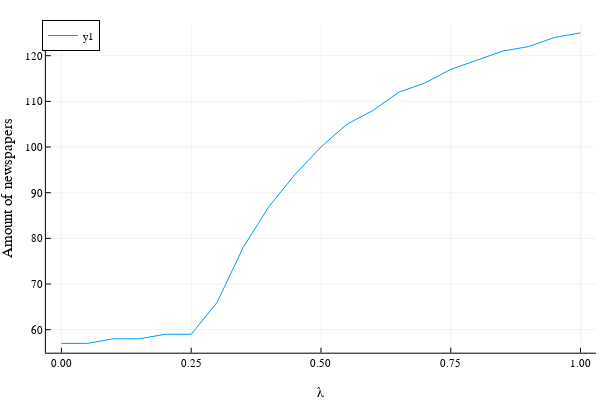

Write notebook code for a chart like this one.
### Code cell
xs = collect(0.00:0.05:1.0)
ys = zeros(length(xs))
for i = 1:length(xs)
    ys[i] = ConvexCombinationDEP(xs[i])[2]
end

Plots.plot(xs, ys, xlabel = "λ", ylabel = "Amount of newspapers", legend = :topleft)

### Figure 1 — Plotly figure (JSON) as saved in the notebook; plotly's stock layout.template omitted (floating-point values rounded to 4 significant figures)
{"data": [{"colorbar": {"title": ""}, "legendgroup": "y1", "line": {"color": "rgba(0, 154, 250, 1.000)", "dash": "solid", "shape": "linear", "width": 1}, "mode": "lines", "name": "y1", "showlegend": true, "type": "scatter", "x": [0, 0.05, 0.1, 0.15, 0.2, 0.25, 0.3, 0.35, 0.4, 0.45, 0.5, 0.55, 0.6, 0.65, 0.7, 0.75, 0.8, 0.85, 0.9, 0.95, 1], "xaxis": "x", "y": [57, 57, 58.0, 58.0, 59, 59, 66, 78, 87, 94, 100, 105, 108, 112, 114, 117, 119, 121, 122, 124, 125], "yaxis": "y", "zmax": null, "zmin": null}], "layout": {"annotations": [], "height": 400, "legend": {"bgcolor": "rgba(255, 255, 255, 1.000)", "bordercolor": "rgba(0, 0, 0, 1.000)", "borderwidth": 1, "font": {"color": "rgba(0, 0, 0, 1.000)", "family": "sans-serif", "size": 11}, "title": {"font": {"color": "rgba(0, 0, 0, 1.000)", "family": "sans-serif", "size": 15}, "text": ""}, "tracegroupgap": 0, "traceorder": "normal", "x": 0.07, "xanchor": "left", "y": 1, "yanchor": "top"}, "margin": {"b": 20, "l": 0, "r": 0, "t": 20}, "paper_bgcolor": "rgba(255, 255, 255, 1.000)", "plot_bgcolor": "rgba(255, 255, 255, 1.000)", "showlegend": true, "width": 600, "xaxis": {"anchor": "y", "domain": [0.07647, 0.9934], "gridcolor": "rgba(0, 0, 0, 0.100)", "gridwidth": 0.5, "linecolor": "rgba(0, 0, 0, 1.000)", "mirror": false, "range": [-0.03, 1.03], "showgrid": true, "showline": true, "showticklabels": true, "tickangle": 0, "tickcolor": "rgb(0, 0, 0)", "tickfont": {"color": "rgba(0, 0, 0, 1.000)", "family": "sans-serif", "size": 11}, "tickmode": "array", "ticks": "inside", "ticktext": ["0.00", "0.25", "0.50", "0.75", "1.00"], "tickvals": [0, 0.25, 0.5, 0.75, 1], "title": "λ", "titlefont": {"color": "rgba(0, 0, 0, 1.000)", "family": "sans-serif", "size": 15}, "type": "-", "visible": true, "zeroline": false, "zerolinecolor": "rgba(0, 0, 0, 1.000)"}, "yaxis": {"anchor": "x", "domain": [0.07581, 0.9902], "gridcolor": "rgba(0, 0, 0, 0.100)", "gridwidth": 0.5, "linecolor": "rgba(0, 0, 0, 1.000)", "mirror": false, "range": [54.96, 127.0], "showgrid": true, "showline": true, "showticklabels": true, "tickangle": 0, "tickcolor": "rgb(0, 0, 0)", "tickfont": {"color": "rgba(0, 0, 0, 1.000)", "family": "sans-serif", "size": 11}, "tickmode": "array", "ticks": "inside", "ticktext": ["60", "70", "80", "90", "100", "110", "120"], "tickvals": [60, 70, 80, 90, 100, 110, 120], "title": "Amount of newspapers", "titlefont": {"color": "rgba(0, 0, 0, 1.000)", "family": "sans-serif", "size": 15}, "type": "-", "visible": true, "zeroline": false, "zerolinecolor": "rgba(0, 0, 0, 1.000)"}}}
